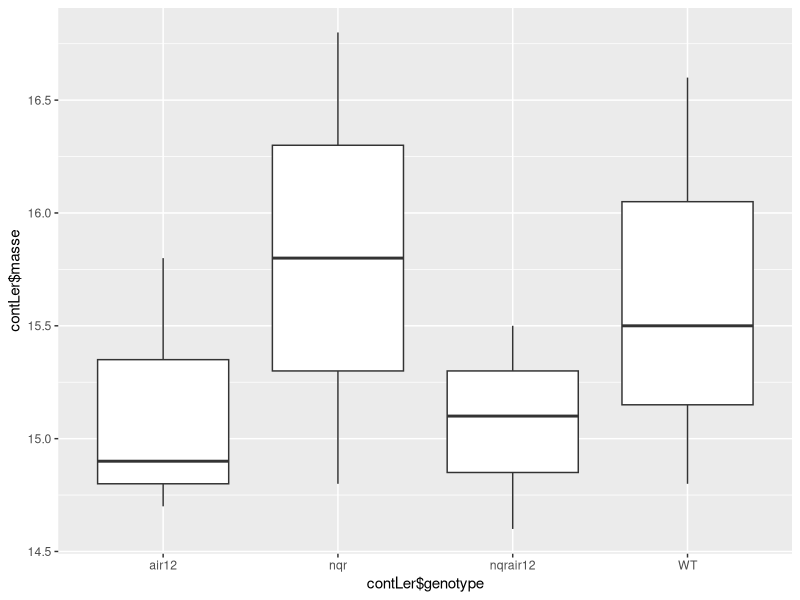
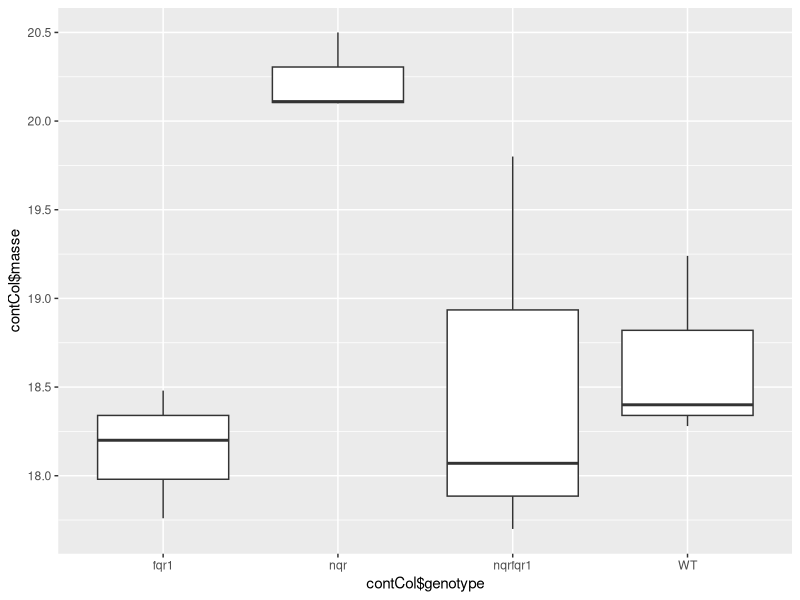
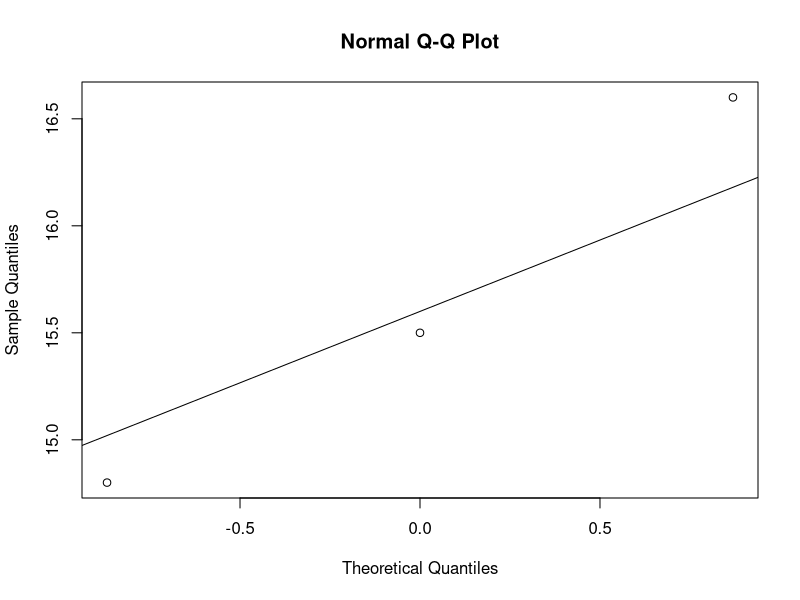
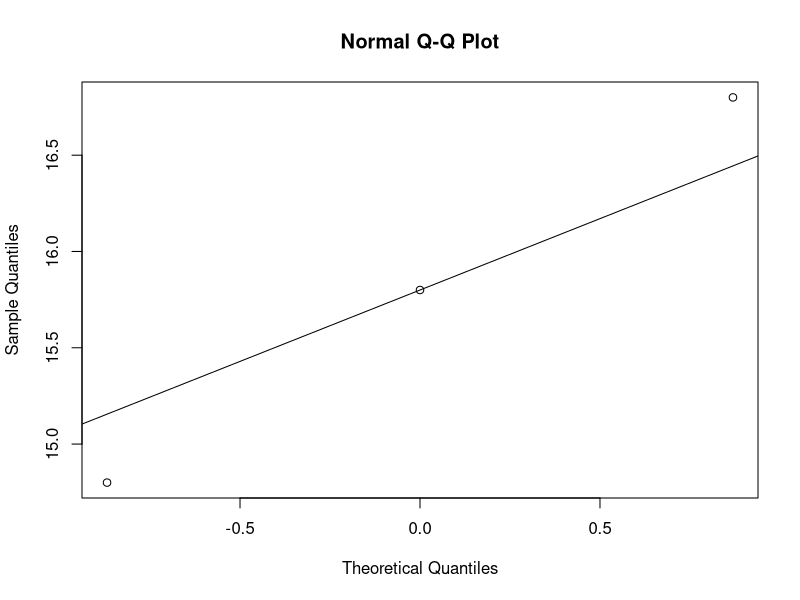

The R source for these figures, in order: (Note: this script raises an error after producing the figures.)
graphics.off()
remove(list = ls())

library(ggplot2)
library(matrixStats)
library(cowplot)

contLer <- data.frame(read.csv("Ler1000.csv", sep = ',', dec = '.', header = TRUE))
contCol <- data.frame(read.csv("Col1000.csv", sep = ',', dec = '.', header = TRUE))

p <- ggplot(contLer, aes(contLer$genotype, contLer$masse))
p + geom_boxplot()

p <- ggplot(contCol, aes(contCol$genotype, contCol$masse))
p + geom_boxplot()

WTLer <- data.frame(contLer[which(contLer$genotype == "WT"), ])
moy.WT.Ler <- mean((WTLer$masse))
shapiro.test(as.matrix(WTLer$masse))
qqnorm(as.matrix(WTLer$masse))
qqline(as.matrix(WTLer$masse))
se.WT.Ler <- colSds(as.matrix(WTLer$masse))/(sqrt(length(as.matrix(WTLer$masse))))

nqrLer <- data.frame(contLer[which(contLer$genotype == "nqr"), ])
moy.nqr.Ler <- mean((nqrLer$masse))
shapiro.test(as.matrix(nqrLer$masse))
qqnorm(as.matrix(nqrLer$masse))
qqline(as.matrix(nqrLer$masse))
se.nqr.Ler <- colSds(as.matrix(nqrLer$masse))/(sqrt(length(as.matrix(nqrLer$masse))))

air12Ler <- data.frame(contLer[which(contLer$genotype == "air 12"), ])
moy.air12.Ler <- mean((air12Ler$masse))
shapiro.test(as.matrix(air12Ler$masse))
qqnorm(as.matrix(air12Ler$masse))
qqline(as.matrix(air12Ler$masse))
se.air12.Ler <- colSds(as.matrix(air12Ler$masse))/(sqrt(length(as.matrix(air12Ler$masse)))) 

nqrair12Ler <- data.frame(contLer[which(contLer$genotype == "nqrair12"), ])
moy.nqrair12.Ler <- mean((nqrair12Ler$masse))
shapiro.test(as.matrix(nqrair12Ler$masse))
qqnorm(as.matrix(nqrair12Ler$masse))
qqline(as.matrix(nqrair12Ler$masse))
se.nqrair12.Ler <- colSds(as.matrix(nqrair12Ler$masse))/(sqrt(length(as.matrix(nqrair12Ler$masse)))) 

WTCol <- data.frame(contCol[which(contCol$genotype == "WT"), ])
moy.WT.Col <- mean((WTCol$masse))
shapiro.test(as.matrix(WTCol$masse))
qqnorm(as.matrix(WTCol$masse))
qqline(as.matrix(WTCol$masse))
se.WT.Col <- colSds(as.matrix(WTCol$masse))/(sqrt(length(as.matrix(WTCol$masse))))

nqrCol <- data.frame(contCol[which(contCol$genotype == "nqr"), ])
moy.nqr.Col <- mean((nqrCol$masse))
shapiro.test(as.matrix(nqrCol$masse))
qqnorm(as.matrix(nqrCol$masse))
qqline(as.matrix(nqrCol$masse))
se.nqr.Col <- colSds(as.matrix(nqrCol$masse))/(sqrt(length(as.matrix(nqrCol$masse))))

moy <- data.frame(c(moy.WT.Ler, moy.nqr.Ler, moy.air12.Ler, moy.nqrair12.Ler, moy.WT.Col, moy.nqr.Col))
genotype <- c("WT\nLer", "nqr\nLer", "air12\nLer", "nqrair12\nLer","WT\nCol", "nqr\nCol")
moy$genotype <- factor(genotype, levels = c("WT\nLer", "nqr\nLer", "air12\nLer", "nqrair12\nLer","WT\nCol", "nqr\nCol"))
colnames(moy) <- c("moyenne", "genotype")

se <- data.frame(c(se.WT.Ler, se.nqr.Ler, se.air12.Ler, se.nqrair12.Ler, se.WT.Col, se.nqr.Col))
se$genotype <- factor(se, levels = c("WT\nLer", "nqr\nLer", "air12\nLer", "nqrair12\nLer","WT\nCol", "nqr\nCol"))
colnames(se) <- c("stand.error", "genotype")

#3 test de l'homogénéité des variances
# Test de Bartlett
# H0 :  variances égales
# H1 :  variances différentes
# si p-value > 0.05, on accepte H0 : homogénéité des variances
# si 0 < p-value < 0.05 rejet de H0, on accepte H1 : pas d'homogénéité
bartlett.test(list(WTLer$masse, nqrLer$masse, air12Ler$masse, nqrair12Ler$masse))
# on accepte H0, homogénéité variances ok

bartlett.test(list(WTCol$masse, nqrCol$masse))
# on accepte H0, homogénéité variances ok

t.test(WTLer$masse, nqrLer$masse, var.equal = TRUE) # égalité des moyennes
t.test(WTLer$masse, air12Ler$masse, var.equal = TRUE) # égalité des moyennes
t.test(WTLer$masse, nqrair12Ler$masse, var.equal = TRUE) # égalité des moyennes
t.test(WTCol$masse, nqrCol$masse, var.equal = TRUE) # non égalité des moyennes

cont2 <-  data.frame((read.csv("Lermasseplantes3semainesCONT.csv", sep = ',', dec = '.', header = TRUE)), stringsAsFactors = FALSE)
Anova2 <-  aov(masse ~ genotype, data = cont2)
# néanmoins, différences non significatives
summary(Anova2)

cont3 <-  data.frame((read.csv("masseCol3semainesCONT.csv", sep = ',', dec = '.', header = TRUE)), stringsAsFactors = FALSE)
Anova3 <-  aov(masse ~ genotype, data = cont3)
# néanmoins, différences non significatives
summary(Anova3)

g <- ggplot(data = moy, aes(x=moy$genotype, y= moy$moyenne))
g <- g + geom_bar(stat = "identity", color = "black", width = 0.6, position = position_dodge(0.8))
g <- g + labs(x = "", y="weight \nof 1000 seeds (g)\n")
g <- g + geom_errorbar(aes(ymin =moy$moyenne, ymax = moy$moyenne+se$stand.error), width = 0.05)
g
save_plot('masse1000graonesLerCol.png', g, base_aspect_ratio = 1.3)

